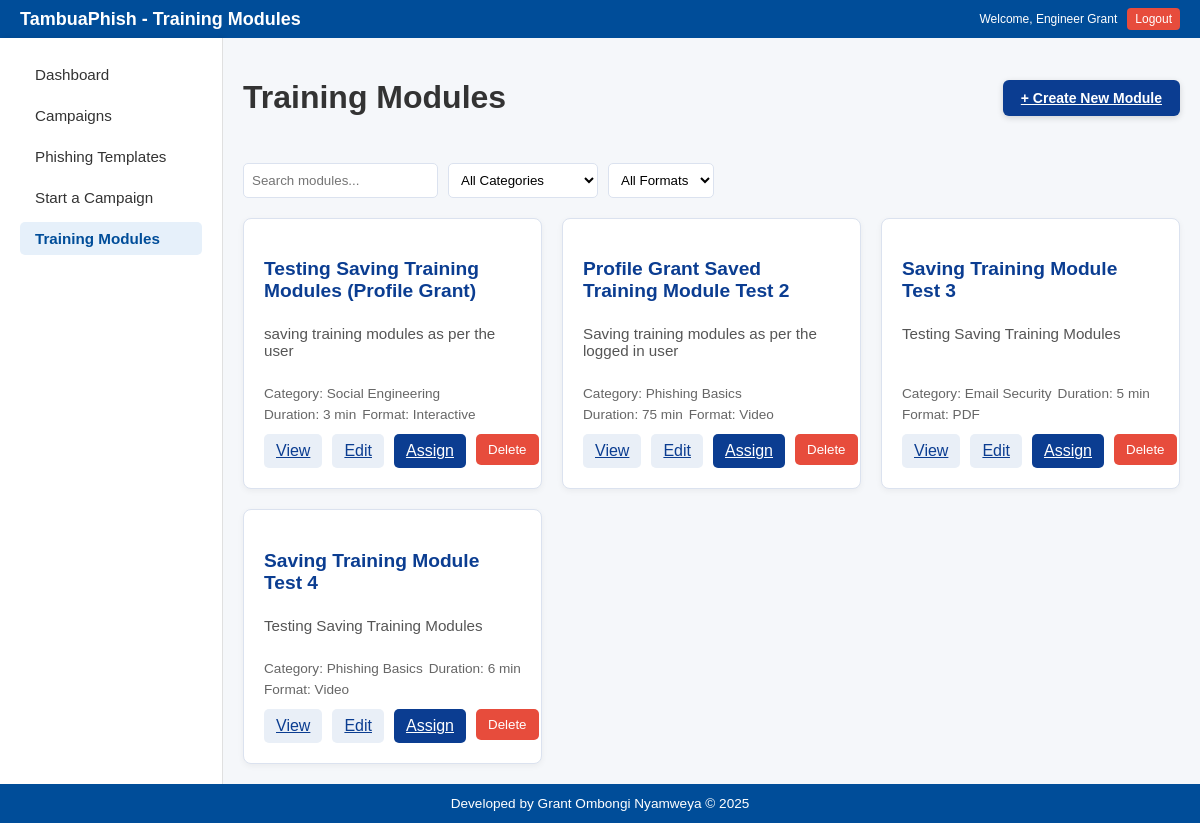
Before: /training-modules (signed in) with the older database file.
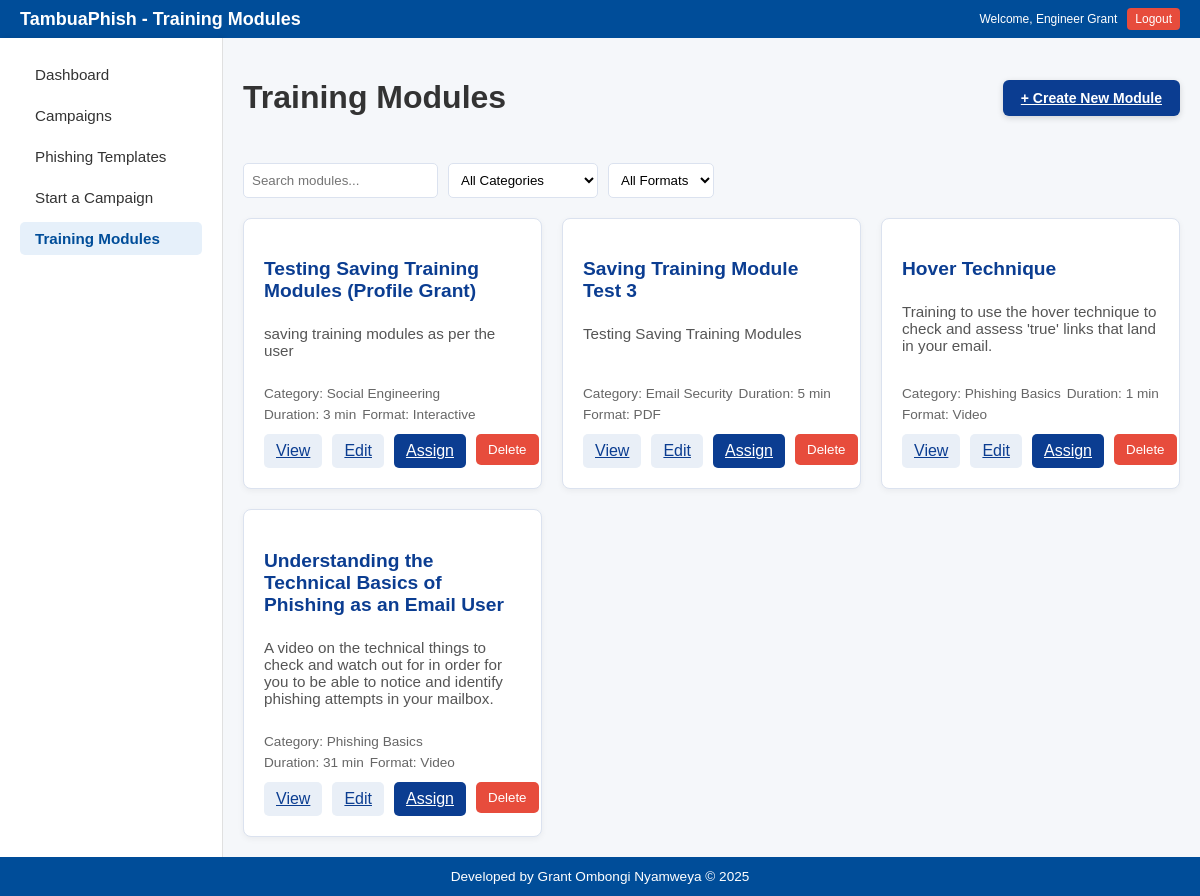
After: the same page with the newer database file.
### models.py (models this page shows)
class TrainingModule(db.Model):
    id = db.Column(db.Integer, primary_key=True)
    title = db.Column(db.String(150), nullable=False)
    description = db.Column(db.Text, nullable=False)
    category = db.Column(db.String(100), nullable=False)
    format = db.Column(db.String(50), nullable=False)
    duration = db.Column(db.Integer, nullable=False)
    content = db.Column(db.Text, nullable=False)  # stores links/materials
    created_at = db.Column(db.DateTime, default=datetime.utcnow)
    user_id = db.Column(db.Integer, db.ForeignKey('user.id'), nullable=False)
    user = db.relationship("User", back_populates="modules")

### routes.py (the view)
@routes_bp.route('/training-modules')
def training_modules():
    if 'username' not in session or 'user_id' not in session:
        return redirect(url_for('routes.login'))
    user = User.query.filter_by(username=session['username']).first()
    modules = TrainingModule.query.filter_by(user_id=session['username']).all()
    return render_template(
        'training_modules.html',
        username=session['username'],
        modules=modules
    )

### templates/training_modules.html (shortened to what this page needs)
<!DOCTYPE html>
<html lang="en">
<head>
  <link rel="stylesheet" href="{{ url_for('static', filename='training_modules.css') }}"/>
</head>
<body>
  <header class="main-header">
    <div class="header-left">
      <h1>TambuaPhish - Training Modules</h1>
    </div>
    <div class="header-right">
      <p>Welcome, {{ username }}</p>
      <a href="/logout" class="logout-button">Logout</a>
    </div>
  </header>
  <div class="dashboard-wrapper">
    <aside class="sidebar">
      <nav>
        <ul>
          <li><a href="{{url_for('routes.dashboard')}}">Dashboard</a></li>
          <li><a href="{{url_for('routes.campaigns')}}">Campaigns</a></li>
          <li><a href="{{url_for('routes.phishing_templates')}}">Phishing Templates</a></li>
          <li><a href="{{url_for('routes.start_a_campaign')}}">Start a Campaign</a></li>
          <li><a href="{{url_for('routes.training_modules')}}" class="active">Training Modules</a></li>
        </ul>
      </nav>
    </aside>
    <main class="main-content">
      <div class="modules-header">
        <h1>Training Modules</h1>
        <a href="{{ url_for('routes.create_training_module') }}" class="btn-create">+ Create New Module</a>
      </div>
      <div class="filters">
        <input type="text" id="searchInput" placeholder="Search modules...">
        <select id="categoryFilter">
          <option value="">All Categories</option>
        </select>
        <select id="formatFilter">
          <option value="">All Formats</option>
        </select>
      </div>
      <div id="moduleList" class="modules-grid">
        {% for module in modules %}
        <div class="module-card" data-category="{{ module.category }}" data-format="{{ module.format }}">
          <h3>{{ module.title }}</h3>
          <p>{{ module.description }}</p>
          <div class="tags">
            <span>Category: {{ module.category }}</span>
            <span>Duration: {{ module.duration }} min</span>
            <span>Format: {{ module.format }}</span>
          </div>
          <div class="card-actions">
            <a href="{{ url_for('routes.view_training_module', module_id=module.id) }}" class="secondary-btn">View</a>
            <a href="{{ url_for('routes.edit_training_module', module_id=module.id) }}" class="secondary-btn">Edit</a>
            <a href="{{ url_for('routes.assign_training_module', module_id=module.id) }}" class="primary-btn">Assign</a>
            <form action="{{ url_for('routes.delete_training_module', module_id=module.id) }}"
                  method="POST"
                  style="display:inline;">
              <button type="submit" class="delete-btn"
                      onclick="return confirm('Are you sure you want to delete this module?');">
                Delete
              </button>
            </form>
          </div>
        </div>
        {% endfor %}
      </div>
    </main>
  </div>
  <footer>
    <p>Developed by Grant Ombongi Nyamweya &copy; 2025</p>
  </footer>
</body>
</html>

### static/training_modules.css (style rules this page uses)
body { margin: 0; font-family: Arial, sans-serif; background-color: #f2f7fb; color: #333; display: flex; flex-direction: column; min-height: 100vh; }
.dashboard-wrapper { display: flex; flex-grow: 1; }
.sidebar { width: 182px; background-color: #ffffff; padding: 20px; box-shadow: 2px 0 5px rgba(0, 0, 0, 0.1); border-right: 1px solid #e0e0e0; flex-shrink: 0; }
.sidebar nav ul { list-style: none; padding: 0; margin: 0; }
.sidebar nav ul li { margin-bottom: 8px; }
.sidebar nav ul li a { text-decoration: none; color: #333; display: block; padding: 8px 15px; border-radius: 5px; transition: background-color 0.3s ease, color 0.3s ease; font-size: 0.95rem; }
.sidebar nav ul li a:hover, .sidebar nav ul li a.active { background-color: #e6f0fa; color: #004d99; font-weight: bold; }
.main-header { display: flex; justify-content: space-between; align-items: center; background: #004d99; color: white; padding: 8px 20px; }
.header-left h1 { margin: 0; font-size: 18px; }
.header-right { display: flex; align-items: center; gap: 10px; font-size: 12px; }
.header-right p { margin: 0; }
.logout-button { background-color: #e74c3c; color: white; text-decoration: none; padding: 4px 8px; font-size: 12px; border-radius: 4px; transition: background-color 0.2s; }
.main-content { flex: 1; padding: 20px; background-color: #f5f7fa; display: flex; flex-direction: column; }
.modules-header { display: flex; justify-content: space-between; align-items: center; margin-bottom: 25px; }
.btn-create { background-color: #0b3d91; color: white; border: none; padding: 10px 18px; border-radius: 6px; cursor: pointer; font-size: 14px; font-weight: bold; box-shadow: 0px 2px 6px rgba(0,0,0,0.15); transition: background-color 0.2s ease-in-out; }
.filters { display: flex; flex-wrap: wrap; gap: 10px; margin-bottom: 20px; }
.filters input, .filters select { padding: 8px; border: 1px solid #dbe2ef; border-radius: 5px; background-color: white; }
.modules-grid { display: grid; grid-template-columns: repeat(auto-fill, minmax(280px, 1fr)); gap: 20px; }
.module-card { background-color: #fff; border: 1px solid #dbe2ef; border-radius: 8px; padding: 20px; box-shadow: 0 2px 6px rgba(0,0,0,0.05); display: flex; flex-direction: column; transition: transform 0.15s ease-in-out; }
.module-card h3 { font-size: 1.2rem; margin-bottom: 8px; color: #0b3d91; }
.module-card p { flex-grow: 1; font-size: 0.95rem; color: #555; }
.tags { font-size: 0.85rem; color: #666; display: flex; flex-wrap: wrap; gap: 6px; margin: 12px 0; }
.card-actions { display: flex; gap: 10px; }
.primary-btn { background-color: #0b3d91; color: #fff; border: none; padding: 8px 12px; border-radius: 5px; cursor: pointer; }
.secondary-btn { background-color: #e9eff7; color: #0b3d91; border: none; padding: 8px 12px; border-radius: 5px; cursor: pointer; }
footer { text-align: center; padding: 0.75rem 1rem; background-color: #004d99; color: white; margin-top: auto; }
footer p { font-size: 0.85rem; margin: 0; }
.delete-btn { background-color: #e74c3c; color: #fff; border: none; padding: 8px 12px; border-radius: 5px; cursor: pointer; transition: background-color 0.2s ease-in-out; }

Changed rows visible on the page:
removed TrainingModule: title "Profile Grant Saved Training Module Test 2", description "Saving training modules as per the logged in user", category "Phishing Basics", duration "75", format "Video"
removed TrainingModule: title "Saving Training Module Test 4", description "Testing Saving Training Modules", category "Phishing Basics", duration "6", format "Video"
added TrainingModule: title "Hover Technique", description "Training to use the hover technique to check and assess 'true' links that land in your email.", category "Phishing Basics", duration "1", format "Video"
added TrainingModule: title "Understanding the Technical Basics of Phishing as an Email User", description "A video on the technical things to check and watch out for in order for you to be able to notice and identify phishing attempts in your mailbox.", category "Phishing Basics", duration "31", format "Video"
